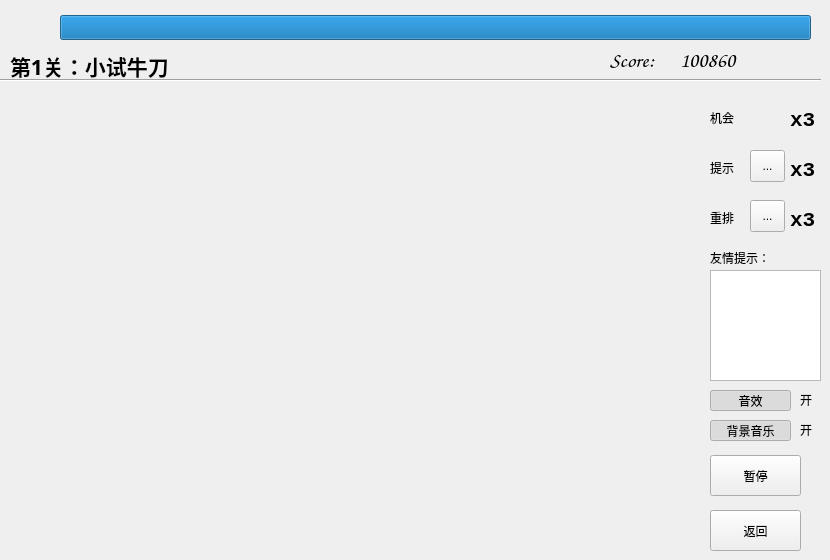
   <widget class="QWidget" name="stackedWidgetPage1">
    <widget class="QLabel" name="scoreLabel">
     <property name="geometry">
      <rect>
       <x>680</x>
       <y>40</y>
       <width>131</width>
       <height>41</height>
      </rect>
     </property>
     <property name="font">
      <font>
       <family>Comic Sans MS</family>
       <pointsize>16</pointsize>
       <weight>75</weight>
       <bold>true</bold>
      </font>
     </property>
     <property name="styleSheet">
      <string notr="true"/>
     </property>
     <property name="text">
      <string>100860</string>
     </property>
    </widget>
    <widget class="QLabel" name="lifeLeft">
     <property name="geometry">
      <rect>
       <x>790</x>
       <y>110</y>
       <width>31</width>
       <height>21</height>
      </rect>
     </property>
     <property name="font">
      <font>
       <family>Courier New</family>
       <pointsize>16</pointsize>
       <weight>75</weight>
       <bold>true</bold>
      </font>
     </property>
     <property name="text">
      <string>x3</string>
     </property>
    </widget>
    <widget class="QLabel" name="label_11">
     <property name="geometry">
      <rect>
       <x>710</x>
       <y>250</y>
       <width>61</width>
       <height>16</height>
      </rect>
     </property>
     <property name="text">
      <string>友情提示：</string>
     </property>
    </widget>
    <widget class="DrawArea" name="drawArea" native="true">
     <property name="geometry">
      <rect>
       <x>10</x>
       <y>90</y>
       <width>690</width>
       <height>460</height>
      </rect>
     </property>
    </widget>
    <widget class="QProgressBar" name="timeLeft">
     <property name="geometry">
      <rect>
       <x>60</x>
       <y>15</y>
       <width>751</width>
       <height>25</height>
      </rect>
     </property>
     <property name="value">
      <number>100</number>
     </property>
     <property name="alignment">
      <set>Qt::AlignCenter</set>
     </property>
     <property name="textVisible">
      <bool>false</bool>
     </property>
     <property name="invertedAppearance">
      <bool>false</bool>
     </property>
     <property name="format">
      <string>%p  %</string>
     </property>
    </widget>
    <widget class="QLabel" name="hintLeft">
     <property name="geometry">
      <rect>
       <x>790</x>
       <y>160</y>
       <width>31</width>
       <height>21</height>
      </rect>
     </property>
     <property name="font">
      <font>
       <family>Courier New</family>
       <pointsize>16</pointsize>
       <weight>75</weight>
       <bold>true</bold>
      </font>
     </property>
     <property name="text">
      <string>x3</string>
     </property>
    </widget>
    <widget class="QToolButton" name="disorderButton">
     <property name="geometry">
      <rect>
       <x>750</x>
       <y>200</y>
       <width>35</width>
       <height>32</height>
      </rect>
     </property>
     <property name="whatsThis">
      <string>打乱布局</string>
     </property>
     <property name="text">
      <string>...</string>
     </property>
     <property name="icon">
      <iconset resource="resources.qrc">
       <normaloff>:/buttonImages/disorder.png</normaloff>:/buttonImages/disorder.png</iconset>
     </property>
     <property name="iconSize">
      <size>
       <width>32</width>
       <height>32</height>
      </size>
     </property>
    </widget>
    <widget class="Line" name="line_2">
     <property name="geometry">
      <rect>
       <x>0</x>
       <y>70</y>
       <width>821</width>
       <height>20</height>
      </rect>
     </property>
     <property name="orientation">
      <enum>Qt::Horizontal</enum>
     </property>
    </widget>
    <widget class="QLabel" name="label_8">
     <property name="geometry">
      <rect>
       <x>750</x>
       <y>100</y>
       <width>35</width>
       <height>32</height>
      </rect>
     </property>
     <property name="text">
      <string/>
     </property>
     <property name="pixmap">
      <pixmap resource="resources.qrc">:/buttonImages/life.png</pixmap>
     </property>
    </widget>
    <widget class="QLabel" name="disorderLeft">
     <property name="geometry">
      <rect>
       <x>790</x>
       <y>210</y>
       <width>31</width>
       <height>21</height>
      </rect>
     </property>
     <property name="font">
      <font>
       <family>Courier New</family>
       <pointsize>16</pointsize>
       <weight>75</weight>
       <bold>true</bold>
      </font>
     </property>
     <property name="text">
      <string>x3</string>
     </property>
    </widget>
    <widget class="QLabel" name="label_4">
     <property name="geometry">
      <rect>
       <x>20</x>
       <y>10</y>
       <width>32</width>
       <height>32</height>
      </rect>
     </property>
     <property name="text">
      <string/>
     </property>
     <property name="pixmap">
      <pixmap resource="resources.qrc">:/buttonImages/time.png</pixmap>
     </property>
    </widget>
    <widget class="QToolButton" name="hintButton">
     <property name="geometry">
      <rect>
       <x>750</x>
       <y>150</y>
       <width>35</width>
       <height>32</height>
      </rect>
     </property>
     <property name="whatsThis">
      <string>提示</string>
     </property>
     <property name="styleSheet">
      <string notr="true"/>
     </property>
     <property name="text">
      <string>...</string>
     </property>
     <property name="icon">
      <iconset resource="resources.qrc">
       <normaloff>:/buttonImages/hint.png</normaloff>:/buttonImages/hint.png</iconset>
     </property>
     <property name="iconSize">
      <size>
       <width>32</width>
       <height>32</height>
      </size>
     </property>
    </widget>
    <widget class="QLabel" name="label_3">
     <property name="geometry">
      <rect>
       <x>610</x>
       <y>40</y>
       <width>71</width>
       <height>41</height>
      </rect>
     </property>
     <property name="font">
      <font>
       <family>Comic Sans MS</family>
       <pointsize>16</pointsize>
       <weight>75</weight>
       <bold>true</bold>
      </font>
     </property>
     <property name="styleSheet">
      <string notr="true"/>
     </property>
     <property name="text">
      <string>Score:</string>
     </property>
    </widget>
    <widget class="QLabel" name="levelLable">
     <property name="geometry">
      <rect>
       <x>10</x>
       <y>50</y>
       <width>181</width>
       <height>31</height>
      </rect>
     </property>
     <property name="font">
      <font>
       <family>黑体</family>
       <pointsize>16</pointsize>
       <weight>75</weight>
       <bold>true</bold>
      </font>
     </property>
     <property name="text">
      <string>第1关：小试牛刀</string>
     </property>
    </widget>
    <widget class="QToolButton" name="musicSwitch">
     <property name="geometry">
      <rect>
       <x>710</x>
       <y>390</y>
       <width>81</width>
       <height>21</height>
      </rect>
     </property>
     <property name="text">
      <string>音效</string>
     </property>
     <property name="iconSize">
      <size>
       <width>20</width>
       <height>20</height>
      </size>
     </property>
     <property name="checkable">
      <bool>true</bool>
     </property>
     <property name="checked">
      <bool>true</bool>
     </property>
    </widget>
    <widget class="MyButton" name="pause">
     <property name="geometry">
      <rect>
       <x>710</x>
       <y>455</y>
       <width>91</width>
       <height>41</height>
      </rect>
     </property>
     <property name="text">
      <string>暂停</string>
     </property>
    </widget>
    <widget class="MyButton" name="back">
     <property name="geometry">
      <rect>
       <x>710</x>
       <y>510</y>
       <width>91</width>
       <height>41</height>
      </rect>
     </property>
     <property name="text">
      <string>返回</string>
     </property>
    </widget>
    <widget class="QTextBrowser" name="gameHint">
     <property name="geometry">
      <rect>
       <x>710</x>
       <y>270</y>
       <width>111</width>
       <height>111</height>
      </rect>
     </property>
    </widget>
    <widget class="QLabel" name="label_6">
     <property name="geometry">
      <rect>
       <x>710</x>
       <y>160</y>
       <width>31</width>
       <height>16</height>
      </rect>
     </property>
     <property name="text">
      <string>提示</string>
     </property>
    </widget>
    <widget class="QLabel" name="label_7">
     <property name="geometry">
      <rect>
       <x>710</x>
       <y>210</y>
       <width>31</width>
       <height>16</height>
      </rect>
     </property>
     <property name="text">
      <string>重排</string>
     </property>
    </widget>
    <widget class="QLabel" name="label_9">
     <property name="geometry">
      <rect>
       <x>710</x>
       <y>110</y>
       <width>31</width>
       <height>16</height>
      </rect>
     </property>
     <property name="text">
      <string>机会</string>
     </property>
    </widget>
    <widget class="QToolButton" name="backgroundMusicSwitch">
     <property name="geometry">
      <rect>
       <x>710</x>
       <y>420</y>
       <width>81</width>
       <height>21</height>
      </rect>
     </property>
     <property name="text">
      <string>背景音乐</string>
     </property>
     <property name="checkable">
      <bool>true</bool>
     </property>
     <property name="checked">
      <bool>true</bool>
     </property>
    </widget>
    <widget class="QLabel" name="statusForegroundMusic">
     <property name="geometry">
      <rect>
       <x>800</x>
       <y>390</y>
       <width>21</width>
       <height>20</height>
      </rect>
     </property>
     <property name="text">
      <string>开</string>
     </property>
    </widget>
    <widget class="QLabel" name="statusBackgroundMusic">
     <property name="geometry">
      <rect>
       <x>800</x>
       <y>420</y>
       <width>21</width>
       <height>20</height>
      </rect>
     </property>
     <property name="text">
      <string>开</string>
     </property>
    </widget>
   </widget>
